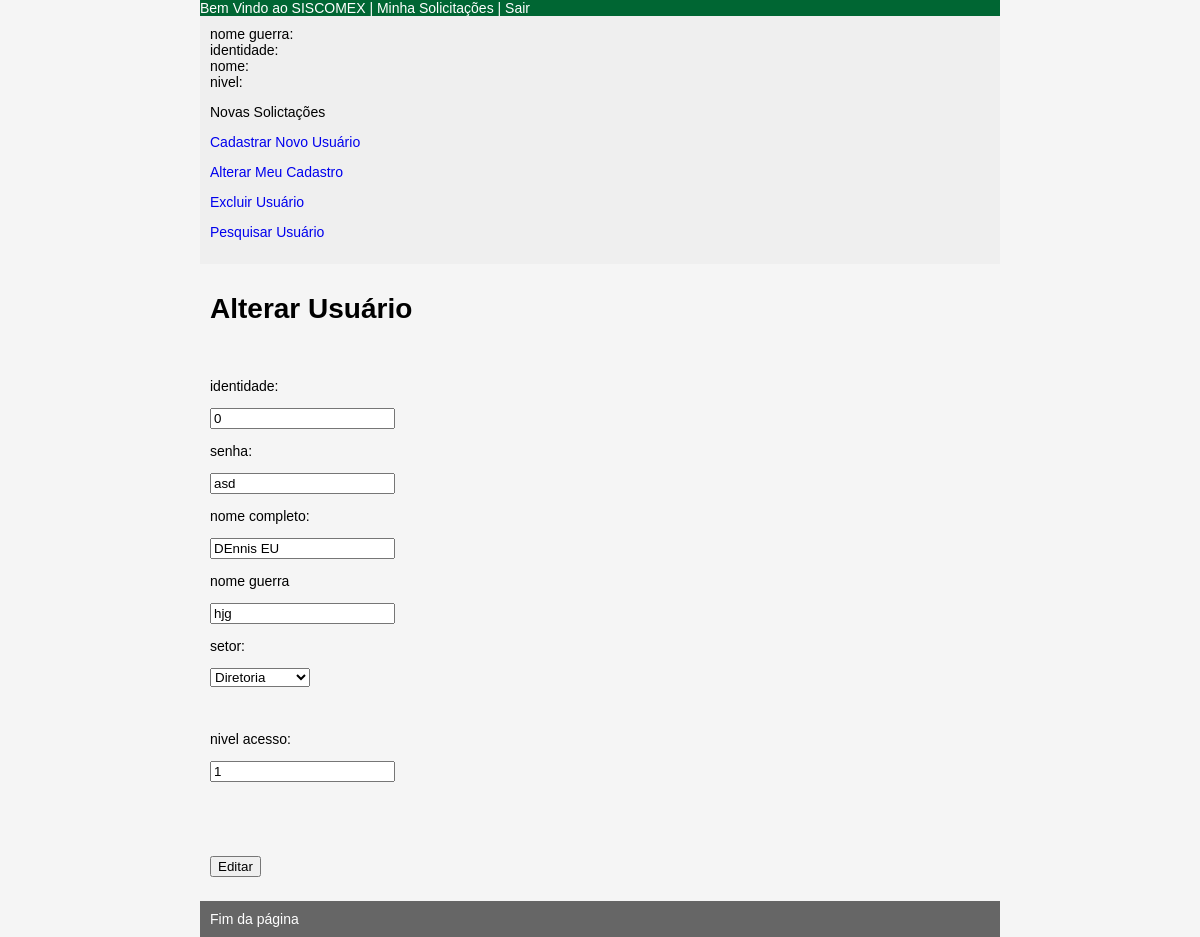
Page /usuario_editar.php?id=0 on the earlier database version.
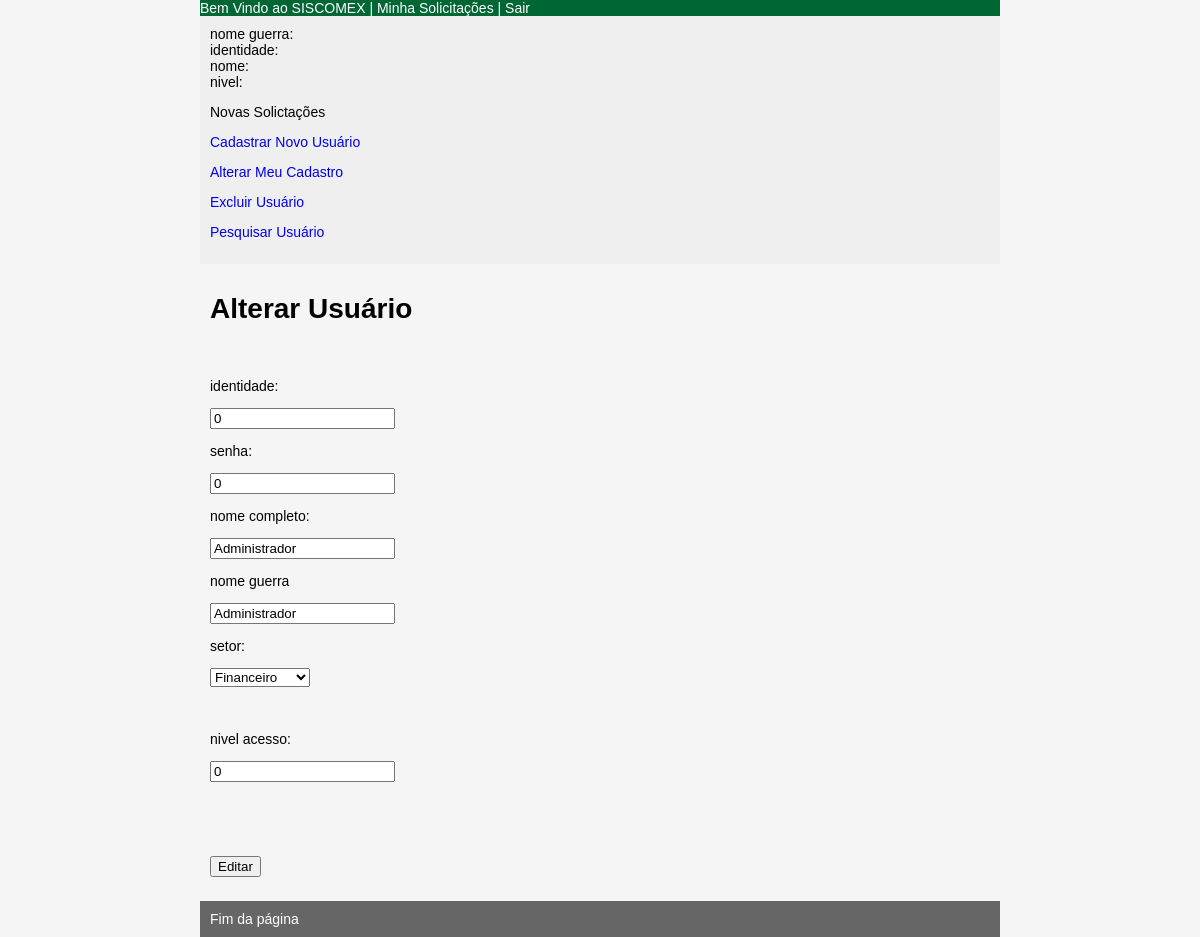
Same page on the later database version.
### tables this page shows
CREATE TABLE IF NOT EXISTS `usuario` (
  `cd_identidade` int(11) NOT NULL,
  `nm_usuario` varchar(30) DEFAULT NULL,
  `nm_guerra` varchar(15) DEFAULT NULL,
  `nm_senha` varchar(8) DEFAULT NULL,
  `nm_acesso` varchar(30) DEFAULT NULL,
  `cd_setor` int(11) DEFAULT NULL,
  PRIMARY KEY (`cd_identidade`),
  KEY `USUARIO_SETOR_FK` (`cd_setor`)
);

### classes/conexao.class.php (called while the page is built, shortened)
<?php
class Conexao{
	static function executar($sql){
		$resultado = mysql_query($sql);
		return $resultado;
	}
}
?>

### classes/usuario.class.php (called while the page is built, shortened)
<?php
require_once("classes/conexao.class.php");
	class Usuario {
static function editar($id){
	try{
	$sql = "SELECT * FROM usuario u, setor s WHERE cd_identidade = $id AND u.cd_setor = s.cd_setor";
 	return mysql_fetch_object(Conexao::executar($sql));
	}catch(Exception $ex){
		return "Erro ao selecionar o cadastro";
	}
}
}
?>

### usuario_editar.php (the view, shortened to what this page needs)
<?php
	require_once("classes/usuario.class.php");
	if(isset($_GET)){
		$usuario = Usuario::editar($_GET["id"]);
	}
?>
<?php include("_header.php"); ?>
<head>
<div class="conteudo">
<body>
<h1>Alterar Usu&aacute;rio
</h1>
<form id="form1" name="form1" method="post" action="">
  <div class="mensagem"><?php if(isset($msg)){ echo $msg; }?></div>
  <p>identidade:</p>
  <p>
  <input name="identidade" type="text" id="identidade" value="<?php echo $usuario->cd_identidade; ?>" maxlength="11" readonly />
  </p>
  <p>senha:</p>
  <p>
    <input name="senha" type="text" id="senha" value="<?php echo $usuario->nm_senha;?>" maxlength="8" />
  </p>
  <p>nome completo:</p>
  <p>
    <input name="nome" type="text" id="nome" value="<?php  echo $usuario->nm_usuario; ?>" maxlength="30" />
  </p>
  <p>nome guerra
  </p>
  <p>
    <input name="nomeguerra" type="text" id="nomeguerra" value="<?php echo $usuario->nm_guerra; ?>" maxlength="15" />
  </p>
  <p>setor:
  </p>
  <p>
  <select name="setor" id="setor">
        <?php
		$aux = $usuario->cd_setor;
		$sql = "SELECT * FROM setor ORDER BY nm_setor";
		$resultado = Conexao::executar($sql);
		while($dados = mysql_fetch_array($resultado)){
		    echo "<option value='".$dados['cd_setor']."'";
			if($aux==$dados['cd_setor']){
				echo " selected='selected' ";
				}
			echo ">".$dados['nm_setor']."</option>";
		}
		echo "</select>"; ?>
  </p>
  <p>&nbsp;</p>
  <p>nivel acesso:</p>
  <p>
    <input name="nivel" type="text" id="nivel" value="<?php echo $usuario->nm_acesso; ?>" maxlength="30" />
  </p>
  <p>&nbsp;</p>
  <p>&nbsp;</p>
  <p>
    <input type="submit" name="editar_usuario" id="editar_usuario" value="Editar" />
  </p>
</form>
</diV>
<?php include("_footer.php")?>

### _header.php (shortened to what this page needs)
<link type="text/css" rel="stylesheet" href="_style.css" />
<div class="header">Bem Vindo <b><?php echo $_SESSION['guerra']?></b> ao SISCOMEX | Minha Solicitações | <a href="usuario_sair.php">Sair</a> </div>
<div class="menu">
nome guerra: <?php echo $_SESSION['guerra']?><Br />
identidade: <?php echo $_SESSION['identidade']?><Br />
nome: <?php echo $_SESSION['nome']?><Br />
nivel: <?php echo $_SESSION['nivel']?><Br />
  <p>Novas Solictações</p>
  <p><a href="usuario_cadastrar.php">Cadastrar Novo Usu&aacute;rio</a></p>
  <p><a href="usuario_editar.php?id=<?php echo $_SESSION['identidade']?>">Alterar Meu Cadastro</a></p>
  <p><a href="usuario.php">Excluir Usu&aacute;rio</a></p>
  <p><a href="usuario.php">Pesquisar Usu&aacute;rio</a></p>
</div>

### _footer.php
</body>
<div class="footer">Fim da p&aacute;gina</div>
</html>

### _style.css (style rules this page uses)
body { margin: 0 auto; background: #f5f5f5; background: #f5f5f5; width: 800px; font-family: arial, sans-serif; font-size: 14px; }
a:link { text-decoration: none; }
div { padding: 10; }
.header { background-color: #063; color: #FFF; padding: 0; }
.header a:link { text-decoration: none; color: #FFFFFF; }
.footer { color: #FFF; background-color: #666; }
.menu { background-color: #EFEFEF; }
.mensagem { color: #F00; font-weight: bolder; }

Differences in the rows shown:
changed usuario id 0: senha "asd" → "0"; nome "DEnnis EU" → "Administrador"; nomeguerra "hjg" → "Administrador"; nivel "1" → "0"
Other differences:
form field setor: "Diretoria" → "Financeiro"
